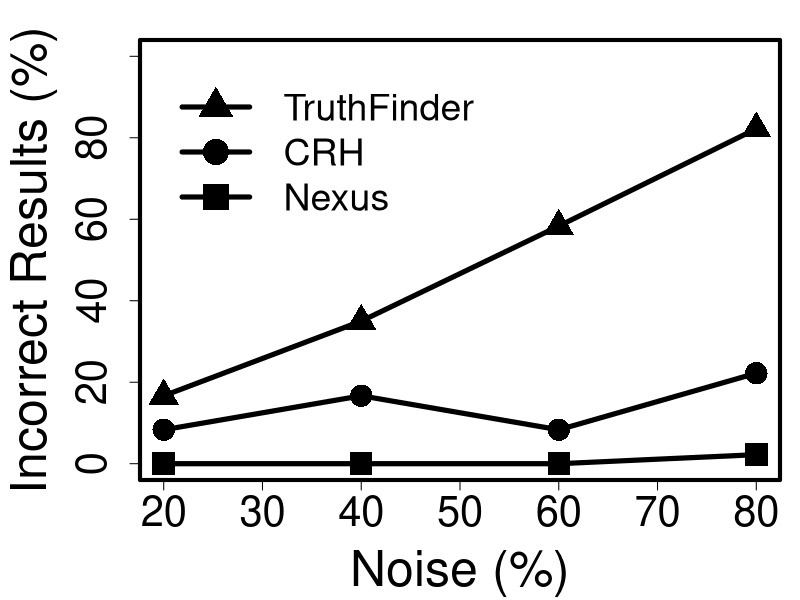

This figure's R source:
# Define the output file
output_file <- file.path(getwd(), "pdf/linegraph-heterogeneous-dc.pdf")
pdf(output_file)

# Set the margins: mar = c(bottom, left, top, right)
par(mar = c(6, 7, 2, 1))
# Set the margins: mgp
par(mgp = c(4.5, 1.5, 0))

# Define x-axis points
xaxis=c(20,40,60,80)

# Define points
tf_het=c(16.67,35.00,58.33,82.22)
crh_het=c(8.33,16.67,8.33,22.22)
nexus_het=c(0,0,0,2.22)


plot( tf_het~xaxis,
      type="o", bty="o",
      xlab="Noise (%)",
      ylab="Incorrect Results (%)",
      col="black",
      lwd=5, pch=17, cex=3,
      ylim=c(0,100),
      cex.lab = 3,
      cex.axis = 2.5
    )

lines(crh_het ~xaxis,   col="black", lwd=5, cex=3, pch=16, type="o")
lines(nexus_het ~xaxis, col="black", lwd=5, cex=3, pch=15, type="o")

# Add a legend
legend("topleft", 
       legend = c("TruthFinder", "CRH", "Nexus"), 
       col = c(
         "black", 
         "black", 
         "black"
        ), 
       lwd = 5,
       pch = c(17,16,15), 
       bty = "n", 
       pt.cex = 3.5, 
       cex = 2.25, 
       text.col = "black", 
       horiz = F , 
       inset = c(0.05, 0.05))

box(lwd = 4)

dev.off()
